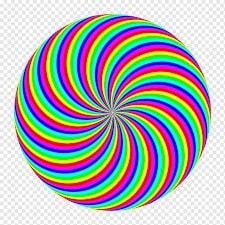
#> input picture renk.jpg, 225 x 225 px
$ python dominant_color.py
#> lines starting #> are read from the running program, lines starting #| are printed output that depends on the picture
import cv2
from sklearn.cluster import KMeans
import numpy as np

def getdcolor(img, n):
    img = img.reshape((img.shape[0] * img.shape[1], 3))
    kmeans = KMeans(n_clusters=n)
    kmeans.fit(img)
    colors = kmeans.cluster_centers_
    return colors.astype(int)

img = cv2.imread('renk.jpg')
#> img is the input picture: shape (225, 225, 3); mean B, G, R 174.6, 175.1, 174.4
cluster = 6  # Toplam 6 renk bulunacak şekilde güncellendi

colors = getdcolor(img, cluster)
#> colors = [[204, 31, 32], [240, 241, 240], [168, 230, 32], [39, 36, 214], [210, 21, 212], [38, 230, 178]]
print(colors)
#| [[204  31  32]
#|  [240 241 240]
#|  [168 230  32]
#|  [ 39  36 214]
#|  [210  21 212]
#|  [ 38 230 178]]

# Colorbar oluştururken 6 renge göre güncellendi
yeni = np.zeros((500, 600, 3), dtype=np.uint8)
yeni[:, :100] = colors[0]
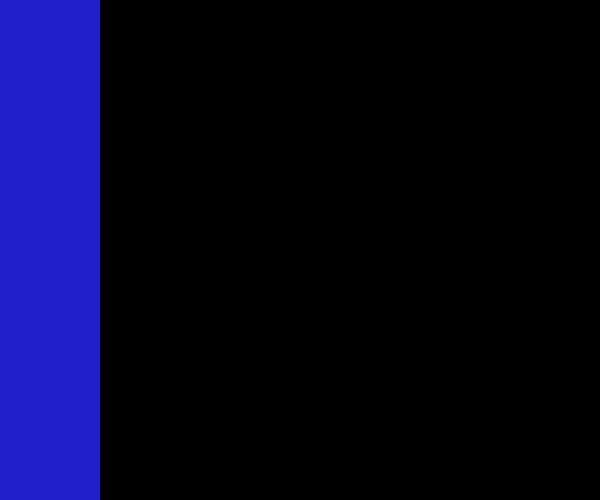
#> yeni: shape (500, 600, 3); mean of channels 0, 1, 2 34, 5.2, 5.3; drawn as B, G, R
yeni[:, 100:200] = colors[1]
yeni[:, 200:300] = colors[2]
yeni[:, 300:400] = colors[3]
yeni[:, 400:500] = colors[4]
yeni[:, 500:] = colors[5]  # Yeni 6. rengi burada ekledik
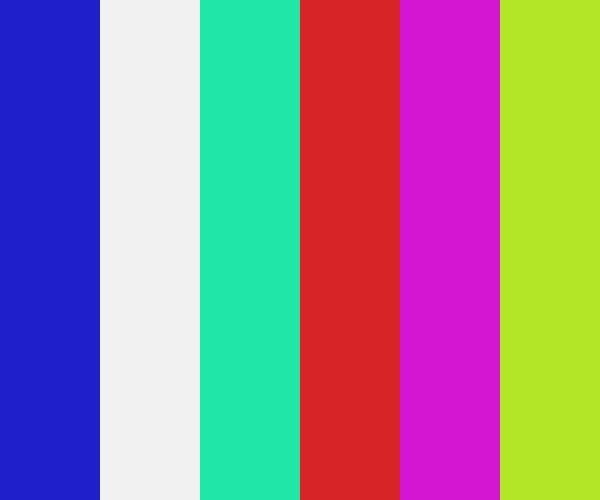
#> yeni: shape (500, 600, 3); mean of channels 0, 1, 2 149.8, 131.5, 151.3; drawn as B, G, R

cv2.imshow("kamera", img)
cv2.imshow("Colorbar", yeni)
cv2.waitKey()
cv2.destroyAllWindows()

$ run again, with t.jpg copied over renk.jpg
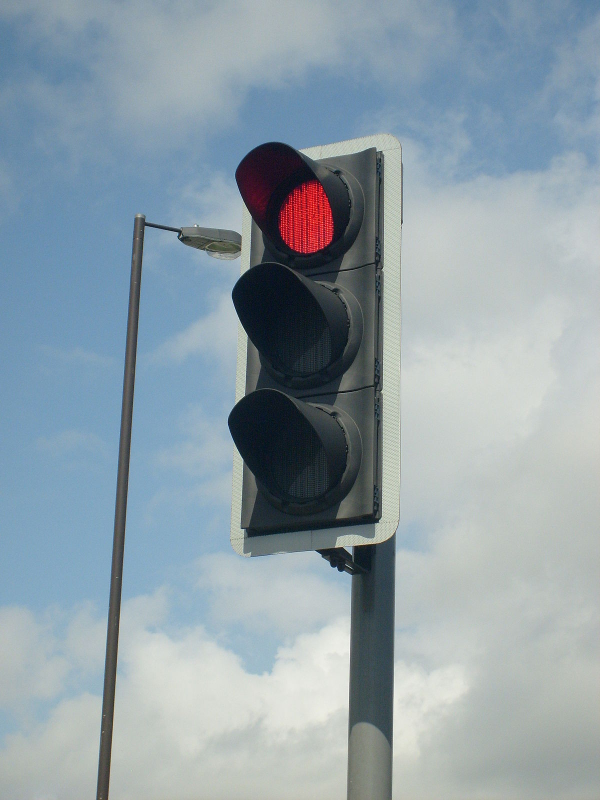
#> input picture t.jpg, 1200 x 1600 px (shown at 1/2 size)
#> img is the input picture: shape (1600, 1200, 3); mean B, G, R 167.9, 159, 143.3
#> colors = [[183, 177, 161], [38, 29, 23], [199, 203, 196], [74, 73, 71], [177, 152, 120], [103, 105, 118]]
#| [[183 177 161]
#|  [ 38  29  23]
#|  [199 203 196]
#|  [ 74  73  71]
#|  [177 152 120]
#|  [103 105 118]]
#> `yeni[:, :100] = colors[0]`:
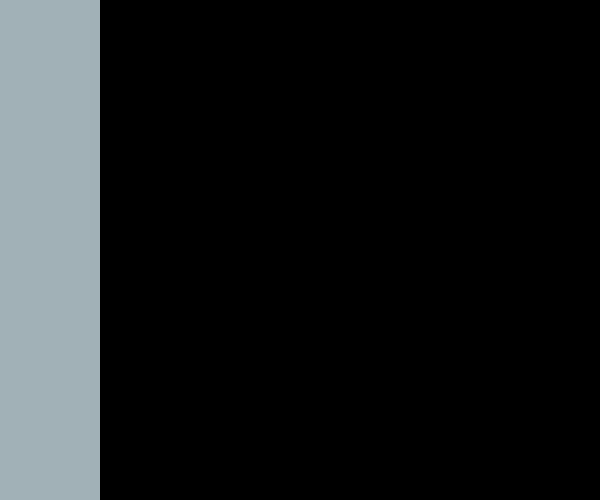
#> yeni: shape (500, 600, 3); mean of channels 0, 1, 2 30.5, 29.5, 26.8; drawn as B, G, R
#> `yeni[:, 500:] = colors[5]`:
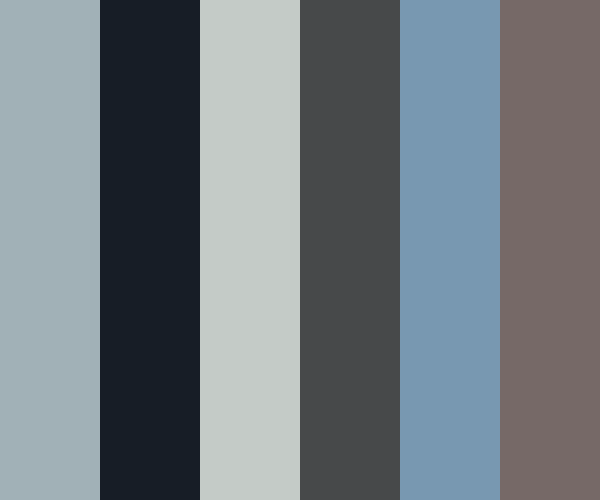
#> yeni: shape (500, 600, 3); mean of channels 0, 1, 2 129, 123.2, 114.8; drawn as B, G, R
